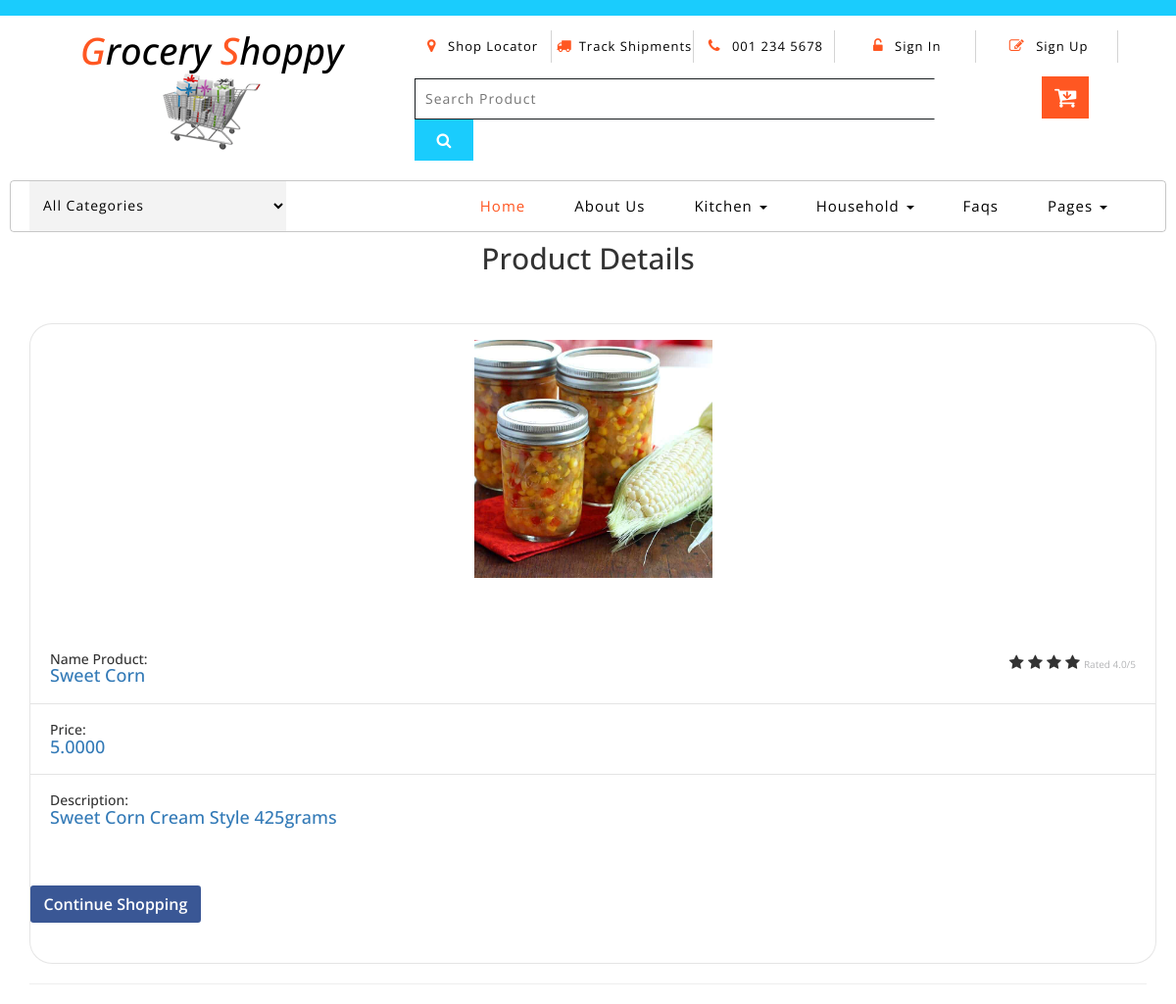
Page /product_details/21 on the committed database.
### product/models.py (models this page shows, shortened)
class ProductMODEL(models.Model):
    product_category     = models.ForeignKey(SubCategoryMODEL , related_name='products_subcategorybranch', on_delete=models.CASCADE ,  verbose_name='Sub Category Branch')
    product_name         = models.CharField(max_length=200)
    product_description  = models.TextField()
    product_price        = models.DecimalField(max_digits=10,decimal_places=4,default=Decimal('00.00'), blank=True , null=True , verbose_name="Price")
    product_image        = models.ImageField(upload_to="Productes_File_Photo/%Y/%m/%d/")
    product_is_active 	 = models.BooleanField(default=False)
    product_publish_date = models.DateTimeField(auto_now_add=True)
    class Meta:
        ordering            = ('-product_publish_date',)
        verbose_name        = "Product"
        verbose_name_plural = "Products"

### product/views.py (the view)
# urls.py: path('product_details/<int:product_id>' , views.product_detail_DEF   ,name='product_detail-URL'),
def product_detail_DEF(request, product_id):
    products_details_VAR=ProductMODEL.objects.get(id=product_id)
    context={'products_details_VAR':products_details_VAR}
    return render(request,"product/product_detail.html",context)

### templates/product/product_detail.html (shortened to what this page needs)
{% extends "dashboard/base.html" %}
{% load static %}
{% block    PAGE_TITLE  %}
<h2 class="text-center"> Product Details </h2>
{% endblock PAGE_TITLE  %}
{% block    CONTENTS_PAGE %}
                             <div class="container d-flex justify-content-center">
     <figure class="card card-product-grid card-lg">  <a  class="img-wrap" data-abc="true"> <img src="{{ products_details_VAR.product_image.url }}"> </a>
		<figcaption class="info-wrap">
             <div class="row">
				<div class="col-md-9 col-xs-9">  <h5>Name Product:<h5> <a> <h4>{{products_details_VAR.product_name }} <h4> </a> </a> </div>
                 <div class="col-md-3 col-xs-3">
                     <div class="rating text-right"> <i class="fa fa-star"></i> <i class="fa fa-star"></i> <i class="fa fa-star"></i> <i class="fa fa-star"></i> <span class="rated">Rated 4.0/5</span> </div>
                 </div>
             </div>
         </figcaption>
		 <div class="bottom-wrap-payment">
         <figcaption class="info-wrap">
			<div class="row">
				<div class="col-md-9 col-xs-9">  <h5>Price:<h5> <a> <h4>{{products_details_VAR.product_price }} <h4> </a> </a> </div>
				<div class="col-md-3 col-xs-3">
				</div>
			</div>
		</figcaption>
	</div>
         <div class="bottom-wrap-payment">
             <figcaption class="info-wrap">
                 <div class="row">
					<div class="col-md-9 col-xs-9">  <h5>Description:<h5> <a> <h4>{{products_details_VAR.product_description }} <h4> </a> </a> </div>
					<div class="col-md-3 col-xs-3">
                     </div>
                 </div>
             </figcaption>
         </div>
         <div class="bottom-wrap"> <a href="{% url 'dashboard-URL' %}" class="btn btn-primary float-right" data-abc="true"> Continue Shopping </a>
        </div>
     </figure>
	 <hr>
 </div>
{% endblock CONTENTS_PAGE %}

### rows in the picture
ProductMODEL: product_image (picture), product_name "Sweet Corn", product_price "5.0000", product_description "Sweet Corn Cream Style 425grams"
